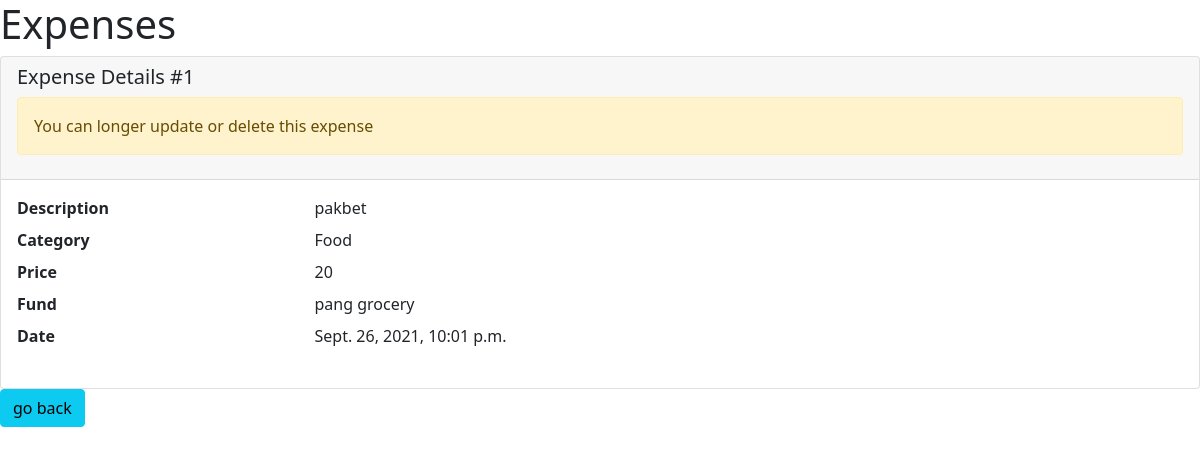
/expense/detail/1 (signed in), run on the app's committed database.
### expenses/models.py (models this page shows, shortened)
class Expense(models.Model):
	description 		= models.TextField()
	category 			= models.ForeignKey(ExpenseType, related_name='expense', on_delete=models.CASCADE, null=True)
	price				= models.IntegerField(default=0)
	timestamp			= models.DateTimeField(auto_now_add=True)
	fund 				= models.ForeignKey(Fund, related_name='fund_expenses', on_delete=models.CASCADE, null=True)
	account 			= models.ForeignKey(BankAccount, related_name='account_expenses', on_delete=models.CASCADE, null=True)

class ExpenseType(models.Model):
	name 				= models.CharField(max_length=32)
	description			= models.TextField()
	def __str__(self):
		return self.name

### fund/models.py (models this page shows)
class Fund(models.Model):
	account 			= models.ForeignKey(BankAccount, related_name='account_funds', on_delete=models.CASCADE, null=True)
	name 				= models.CharField(max_length=32)
	description 		= models.TextField()
	amount				= models.IntegerField()
	category			= models.ForeignKey(FundType, related_name='fund_category', on_delete=models.CASCADE, null=True)
	timestamp			= models.DateTimeField(auto_now_add=True, null=True)
	def __str__(self):
		return self.name

### expenses/views.py (the view)
# urls.py: path('detail/<int:pk>', views.ExpenseDetailView.as_view(), name='expenses_detail'),
@method_decorator(login_required, name='dispatch')
class ExpenseDetailView(DetailView):
	model = Expense
	template_name = 'expenses/detail.html'
	context_object_name = 'expense'
	def get_object(self, queryset=None):
		obj = super(ExpenseDetailView, self).get_object(queryset=queryset)
		if obj.account != self.request.user.bank_account:
			raise Http404()
		return obj
	def get_queryset(self):
		queryset = super(ExpenseDetailView, self).get_queryset()
		return queryset.filter(account=self.request.user.bank_account)
	def get_context_data(self, **kwargs):
		context = super(ExpenseDetailView, self).get_context_data(**kwargs)
		expense = context['expense']
		delete_link = reverse_lazy('expenses_delete', kwargs={'pk':expense.pk})
		update_link = reverse_lazy('expenses_update', kwargs={'pk':expense.pk})
		if not is_object_expired(expense, settings.TWELVE_HOUR_DURATION):
			context['update_link'] = update_link
			context['delete_link'] = delete_link
			context['is_expired'] = False
		else:
			context['is_expired'] = True
		context['go_back_link'] = reverse_lazy('expenses_list')
		return context

### accounts/utils.py (called while the page is built)
def is_object_expired(obj, duration):
	expired_on = timezone.make_aware(datetime.now() - duration)
	return obj.timestamp < expired_on

### templates/expenses/detail.html (shortened to what this page needs)
{% extends 'expense_base.html' %}
{% block content %}
	<div class="card">
	    <div class="card-header">
	        <h5 class="card-title">Expense Details #{{expense.id}}</h5>
	        {% if not is_expired %}
	        	<p class="alert alert-warning">You can only update or delete within 12hrs after creation<br>
	        	If the fund is already in use even within 12hrs of creation,
	        	you can longer update or delete this expense</p>
	        {% else %}
	        	<p class="alert alert-warning">You can longer update or delete this expense</p>
	        {% endif %}
	    </div>
	    <div class="card-body">
	    <dl class="row">
	      <dt class="col-sm-3">Description</dt>
	      <dd class="col-sm-9">{{ expense.description}}</dd>
	      <dt class="col-sm-3">Category</dt>
	      <dd class="col-sm-9">{{expense.category}}</dd>
	      <dt class="col-sm-3">Price</dt>
	      <dd class="col-sm-9">{{expense.price}}</dd>
	      <dt class="col-sm-3">Fund</dt>
	      <dd class="col-sm-9">{{expense.fund}}</dd>
	      <dt class="col-sm-3">Date</dt>
	      <dd class="col-sm-9">{{expense.timestamp}}</dd>
	    </dl>
	    </div>
	</div>
	<a href="{{go_back_link}}" class="btn btn-info">go back</a>
{% endblock %}

### data on the page
Expense: id "1", description "pakbet", category "Food", price "20", fund "pang grocery", timestamp "Sept. 26, 2021, 10:01 p.m."
